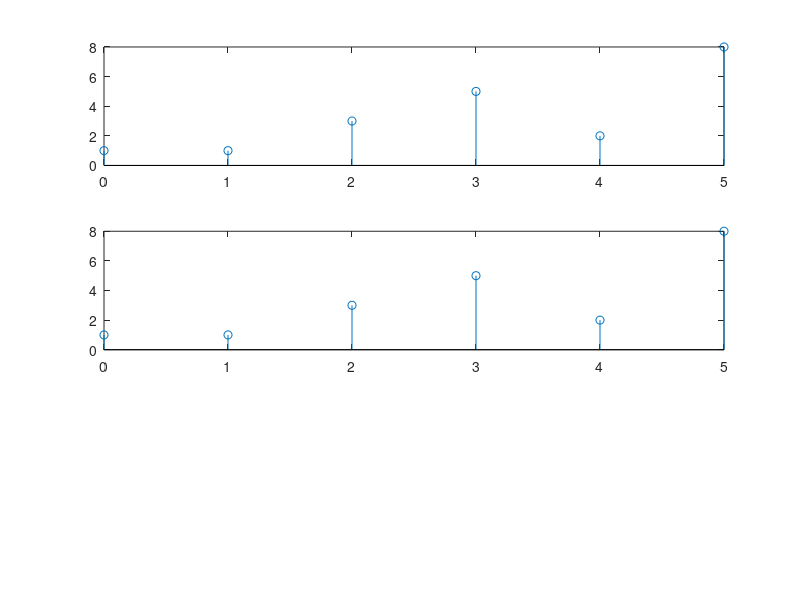

Write MATLAB code to recreate this figure.
grid on;
x1=[1 2 3 4];
x2=[1 -1 2];
n1=0:5;
y1=conv(x1,x2);
subplot(3,1,1);
stem(n1,y1)


y2=conv(x2, x1);
subplot(3,1, 2);
stem(n1,y2);


